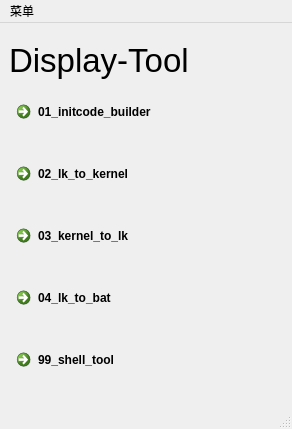
<?xml version="1.0" encoding="UTF-8"?>
<ui version="4.0">
 <class>DisplayTools</class>
 <widget class="QMainWindow" name="DisplayTools">
  <property name="geometry">
   <rect>
    <x>0</x>
    <y>0</y>
    <width>292</width>
    <height>429</height>
   </rect>
  </property>
  <property name="windowTitle">
   <string>MainWindow</string>
  </property>
  <widget class="QWidget" name="centralwidget">
   <layout class="QGridLayout" name="gridLayout_2">
    <item row="0" column="0">
     <layout class="QGridLayout" name="gridLayout">
      <item row="0" column="0">
       <widget class="QLabel" name="label">
        <property name="font">
         <font>
          <pointsize>25</pointsize>
         </font>
        </property>
        <property name="styleSheet">
         <string notr="true"/>
        </property>
        <property name="text">
         <string>Display-Tool</string>
        </property>
       </widget>
      </item>
      <item row="3" column="0">
       <widget class="QCommandLinkButton" name="commandLinkButton_5">
        <property name="text">
         <string>03_kernel_to_lk</string>
        </property>
       </widget>
      </item>
      <item row="5" column="0">
       <widget class="QCommandLinkButton" name="commandLinkButton_3">
        <property name="text">
         <string>99_shell_tool</string>
        </property>
       </widget>
      </item>
      <item row="1" column="0">
       <widget class="QCommandLinkButton" name="commandLinkButton">
        <property name="text">
         <string>01_initcode_builder</string>
        </property>
       </widget>
      </item>
      <item row="4" column="0">
       <widget class="QCommandLinkButton" name="commandLinkButton_4">
        <property name="text">
         <string>04_lk_to_bat</string>
        </property>
       </widget>
      </item>
      <item row="2" column="0">
       <widget class="QCommandLinkButton" name="commandLinkButton_2">
        <property name="text">
         <string>02_lk_to_kernel</string>
        </property>
       </widget>
      </item>
     </layout>
    </item>
   </layout>
  </widget>
  <widget class="QMenuBar" name="menubar">
   <property name="geometry">
    <rect>
     <x>0</x>
     <y>0</y>
     <width>292</width>
     <height>21</height>
    </rect>
   </property>
   <widget class="QMenu" name="menu">
    <property name="title">
     <string>菜单</string>
    </property>
    <addaction name="separator"/>
    <addaction name="action_2"/>
   </widget>
   <addaction name="menu"/>
  </widget>
  <widget class="QStatusBar" name="statusbar"/>
  <action name="action_2">
   <property name="text">
    <string>关于</string>
   </property>
  </action>
 </widget>
 <resources/>
 <connections/>
</ui>
